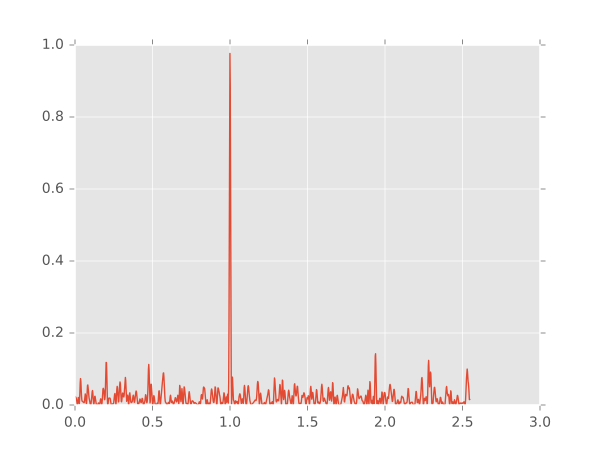

Source code (Python):
import numpy as np
import matplotlib.pyplot as plt
plt.style.use('ggplot')

rand = np.random.RandomState(42)
t = 100 * rand.rand(100)
y = np.sin(2 * np.pi * t) + 0.1 * rand.randn(100)

from lombscargle import LombScargle
frequency, power = LombScargle(t, y).autopower()
fig = plt.figure(figsize=(6, 4.5))
plt.plot(frequency, power)
